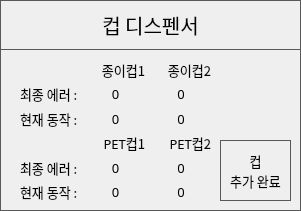
    <widget class="QFrame" name="FRAME_CUP">
     <property name="geometry">
      <rect>
       <x>1190</x>
       <y>170</y>
       <width>301</width>
       <height>211</height>
      </rect>
     </property>
     <property name="styleSheet">
      <string notr="true">QFrame { 
   border: 1px solid #595959 
} 
QLabel {
	font: 10pt &quot;함초롬돋움&quot;;
}
QPushButton {
	border:1px solid #595959;
	font: 15pt &quot;함초롬돋움&quot;; 
}
QLineEdit {
	font: 10pt &quot;함초롬돋움&quot;;
}</string>
     </property>
     <property name="frameShape">
      <enum>QFrame::StyledPanel</enum>
     </property>
     <property name="frameShadow">
      <enum>QFrame::Raised</enum>
     </property>
     <widget class="QPushButton" name="BTN_DEV_INFO_CUP">
      <property name="geometry">
       <rect>
        <x>0</x>
        <y>0</y>
        <width>301</width>
        <height>50</height>
       </rect>
      </property>
      <property name="font">
       <font>
        <family>함초롬돋움</family>
        <pointsize>15</pointsize>
        <weight>50</weight>
        <italic>false</italic>
        <bold>false</bold>
       </font>
      </property>
      <property name="text">
       <string>컵 디스펜서</string>
      </property>
      <property name="flat">
       <bool>false</bool>
      </property>
     </widget>
     <widget class="QPushButton" name="BTN_CUP_ADD_DONE">
      <property name="geometry">
       <rect>
        <x>220</x>
        <y>140</y>
        <width>71</width>
        <height>61</height>
       </rect>
      </property>
      <property name="font">
       <font>
        <family>함초롬돋움</family>
        <pointsize>10</pointsize>
        <weight>50</weight>
        <italic>false</italic>
        <bold>false</bold>
       </font>
      </property>
      <property name="styleSheet">
       <string notr="true">QFrame { 
   border: 2px solid #595959 
} 
QLabel {
	font: 10pt &quot;함초롬돋움&quot;;
}
QPushButton {
	font: 10pt &quot;함초롬돋움&quot;; 
}
QLineEdit {
	font: 10pt &quot;함초롬돋움&quot;;
}</string>
      </property>
      <property name="text">
       <string>컵
추가 완료</string>
      </property>
     </widget>
     <widget class="QWidget" name="layoutWidget_9">
      <property name="geometry">
       <rect>
        <x>20</x>
        <y>60</y>
        <width>191</width>
        <height>141</height>
       </rect>
      </property>
      <layout class="QGridLayout" name="gridLayout_11">
       <item row="0" column="1">
        <widget class="QLabel" name="label_27">
         <property name="font">
          <font>
           <family>함초롬돋움</family>
           <pointsize>10</pointsize>
           <weight>50</weight>
           <italic>false</italic>
           <bold>false</bold>
          </font>
         </property>
         <property name="styleSheet">
          <string notr="true">QLabel{ 
   border: 0px solid
} </string>
         </property>
         <property name="text">
          <string>종이컵1</string>
         </property>
         <property name="alignment">
          <set>Qt::AlignRight|Qt::AlignTrailing|Qt::AlignVCenter</set>
         </property>
        </widget>
       </item>
       <item row="0" column="2">
        <widget class="QLabel" name="label_33">
         <property name="font">
          <font>
           <family>함초롬돋움</family>
           <pointsize>10</pointsize>
           <weight>50</weight>
           <italic>false</italic>
           <bold>false</bold>
          </font>
         </property>
         <property name="styleSheet">
          <string notr="true">QLabel{ 
   border: 0px solid
} </string>
         </property>
         <property name="text">
          <string>종이컵2</string>
         </property>
         <property name="alignment">
          <set>Qt::AlignRight|Qt::AlignTrailing|Qt::AlignVCenter</set>
         </property>
        </widget>
       </item>
       <item row="1" column="0">
        <widget class="QLabel" name="label_30">
         <property name="font">
          <font>
           <family>함초롬돋움</family>
           <pointsize>10</pointsize>
           <weight>50</weight>
           <italic>false</italic>
           <bold>false</bold>
          </font>
         </property>
         <property name="styleSheet">
          <string notr="true">QLabel{ 
   border: 0px solid
} </string>
         </property>
         <property name="text">
          <string>최종 에러 :</string>
         </property>
         <property name="alignment">
          <set>Qt::AlignLeading|Qt::AlignLeft|Qt::AlignVCenter</set>
         </property>
        </widget>
       </item>
       <item row="1" column="1">
        <widget class="QLabel" name="LB_CUP_1_LAST_ERROR">
         <property name="font">
          <font>
           <family>함초롬돋움</family>
           <pointsize>10</pointsize>
           <weight>50</weight>
           <italic>false</italic>
           <bold>false</bold>
          </font>
         </property>
         <property name="styleSheet">
          <string notr="true">QLabel{ 
   border: 0px solid
} </string>
         </property>
         <property name="text">
          <string>0</string>
         </property>
         <property name="alignment">
          <set>Qt::AlignCenter</set>
         </property>
        </widget>
       </item>
       <item row="1" column="2">
        <widget class="QLabel" name="LB_CUP_2_LAST_ERROR">
         <property name="font">
          <font>
           <family>함초롬돋움</family>
           <pointsize>10</pointsize>
           <weight>50</weight>
           <italic>false</italic>
           <bold>false</bold>
          </font>
         </property>
         <property name="styleSheet">
          <string notr="true">QLabel{ 
   border: 0px solid
} </string>
         </property>
         <property name="text">
          <string>0</string>
         </property>
         <property name="alignment">
          <set>Qt::AlignCenter</set>
         </property>
        </widget>
       </item>
       <item row="2" column="0">
        <widget class="QLabel" name="label_29">
         <property name="font">
          <font>
           <family>함초롬돋움</family>
           <pointsize>10</pointsize>
           <weight>50</weight>
           <italic>false</italic>
           <bold>false</bold>
          </font>
         </property>
         <property name="styleSheet">
          <string notr="true">QLabel{ 
   border: 0px solid
} </string>
         </property>
         <property name="text">
          <string>현재 동작 :</string>
         </property>
         <property name="alignment">
          <set>Qt::AlignLeading|Qt::AlignLeft|Qt::AlignVCenter</set>
         </property>
        </widget>
       </item>
       <item row="2" column="1">
        <widget class="QLabel" name="LB_CUP_1_OP_STATE">
         <property name="font">
          <font>
           <family>함초롬돋움</family>
           <pointsize>10</pointsize>
           <weight>50</weight>
           <italic>false</italic>
           <bold>false</bold>
          </font>
         </property>
         <property name="styleSheet">
          <string notr="true">QLabel{ 
   border: 0px solid
} </string>
         </property>
         <property name="text">
          <string>0</string>
         </property>
         <property name="alignment">
          <set>Qt::AlignCenter</set>
         </property>
        </widget>
       </item>
       <item row="2" column="2">
        <widget class="QLabel" name="LB_CUP_2_OP_STATE">
         <property name="font">
          <font>
           <family>함초롬돋움</family>
           <pointsize>10</pointsize>
           <weight>50</weight>
           <italic>false</italic>
           <bold>false</bold>
          </font>
         </property>
         <property name="styleSheet">
          <string notr="true">QLabel{ 
   border: 0px solid
} </string>
         </property>
         <property name="text">
          <string>0</string>
         </property>
         <property name="alignment">
          <set>Qt::AlignCenter</set>
         </property>
        </widget>
       </item>
       <item row="3" column="1">
        <widget class="QLabel" name="label_28">
         <property name="font">
          <font>
           <family>함초롬돋움</family>
           <pointsize>10</pointsize>
           <weight>50</weight>
           <italic>false</italic>
           <bold>false</bold>
          </font>
         </property>
         <property name="styleSheet">
          <string notr="true">QLabel{ 
   border: 0px solid
} </string>
         </property>
         <property name="text">
          <string>PET컵1</string>
         </property>
         <property name="alignment">
          <set>Qt::AlignRight|Qt::AlignTrailing|Qt::AlignVCenter</set>
         </property>
        </widget>
       </item>
       <item row="3" column="2">
        <widget class="QLabel" name="label_34">
         <property name="font">
          <font>
           <family>함초롬돋움</family>
           <pointsize>10</pointsize>
           <weight>50</weight>
           <italic>false</italic>
           <bold>false</bold>
          </font>
         </property>
         <property name="styleSheet">
          <string notr="true">QLabel{ 
   border: 0px solid
} </string>
         </property>
         <property name="text">
          <string>PET컵2</string>
         </property>
         <property name="alignment">
          <set>Qt::AlignRight|Qt::AlignTrailing|Qt::AlignVCenter</set>
         </property>
        </widget>
       </item>
       <item row="4" column="0">
        <widget class="QLabel" name="label_31">
         <property name="font">
          <font>
           <family>함초롬돋움</family>
           <pointsize>10</pointsize>
           <weight>50</weight>
           <italic>false</italic>
           <bold>false</bold>
          </font>
         </property>
         <property name="styleSheet">
          <string notr="true">QLabel{ 
   border: 0px solid
} </string>
         </property>
         <property name="text">
          <string>최종 에러 :</string>
         </property>
         <property name="alignment">
          <set>Qt::AlignLeading|Qt::AlignLeft|Qt::AlignVCenter</set>
         </property>
        </widget>
       </item>
       <item row="4" column="1">
        <widget class="QLabel" name="LB_CUP_3_LAST_ERROR">
         <property name="font">
          <font>
           <family>함초롬돋움</family>
           <pointsize>10</pointsize>
           <weight>50</weight>
           <italic>false</italic>
           <bold>false</bold>
          </font>
         </property>
         <property name="styleSheet">
          <string notr="true">QLabel{ 
   border: 0px solid
} </string>
         </property>
         <property name="text">
          <string>0</string>
         </property>
         <property name="alignment">
          <set>Qt::AlignCenter</set>
         </property>
        </widget>
       </item>
       <item row="4" column="2">
        <widget class="QLabel" name="LB_CUP_4_LAST_ERROR">
         <property name="font">
          <font>
           <family>함초롬돋움</family>
           <pointsize>10</pointsize>
           <weight>50</weight>
           <italic>false</italic>
           <bold>false</bold>
          </font>
         </property>
         <property name="styleSheet">
          <string notr="true">QLabel{ 
   border: 0px solid
} </string>
         </property>
         <property name="text">
          <string>0</string>
         </property>
         <property name="alignment">
          <set>Qt::AlignCenter</set>
         </property>
        </widget>
       </item>
       <item row="5" column="0">
        <widget class="QLabel" name="label_32">
         <property name="font">
          <font>
           <family>함초롬돋움</family>
           <pointsize>10</pointsize>
           <weight>50</weight>
           <italic>false</italic>
           <bold>false</bold>
          </font>
         </property>
         <property name="styleSheet">
          <string notr="true">QLabel{ 
   border: 0px solid
} </string>
         </property>
         <property name="text">
          <string>현재 동작 :</string>
         </property>
         <property name="alignment">
          <set>Qt::AlignLeading|Qt::AlignLeft|Qt::AlignVCenter</set>
         </property>
        </widget>
       </item>
       <item row="5" column="1">
        <widget class="QLabel" name="LB_CUP_3_OP_STATE">
         <property name="font">
          <font>
           <family>함초롬돋움</family>
           <pointsize>10</pointsize>
           <weight>50</weight>
           <italic>false</italic>
           <bold>false</bold>
          </font>
         </property>
         <property name="styleSheet">
          <string notr="true">QLabel{ 
   border: 0px solid
} </string>
         </property>
         <property name="text">
          <string>0</string>
         </property>
         <property name="alignment">
          <set>Qt::AlignCenter</set>
         </property>
        </widget>
       </item>
       <item row="5" column="2">
        <widget class="QLabel" name="LB_CUP_4_OP_STATE">
         <property name="font">
          <font>
           <family>함초롬돋움</family>
           <pointsize>10</pointsize>
           <weight>50</weight>
           <italic>false</italic>
           <bold>false</bold>
          </font>
         </property>
         <property name="styleSheet">
          <string notr="true">QLabel{ 
   border: 0px solid
} </string>
         </property>
         <property name="text">
          <string>0</string>
         </property>
         <property name="alignment">
          <set>Qt::AlignCenter</set>
         </property>
        </widget>
       </item>
      </layout>
     </widget>
    </widget>
